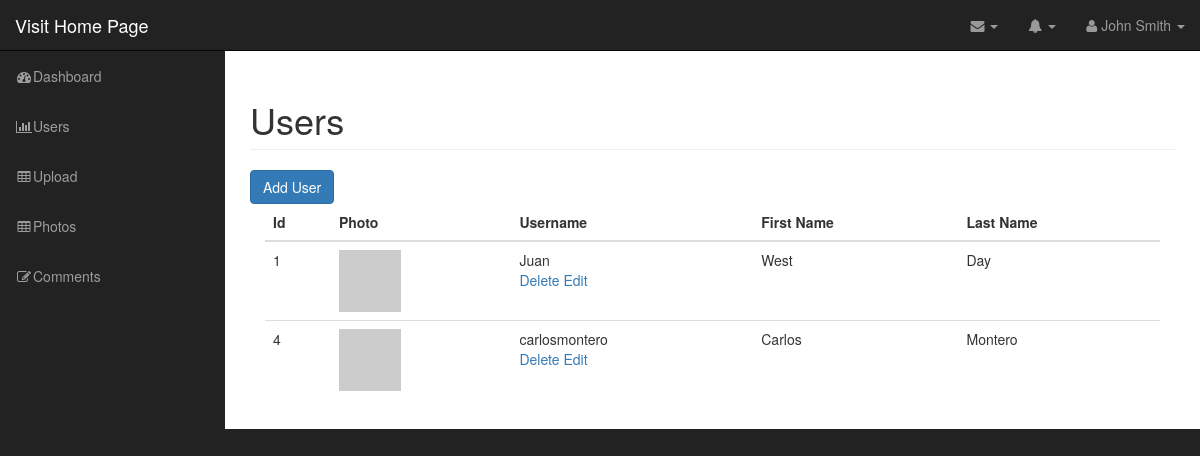
The page /admin/users.php (signed in) on the database its author committed.
### tables this page shows
CREATE TABLE `users`  (
  `id` int NOT NULL AUTO_INCREMENT,
  `username` varchar(255) NOT NULL,
  `password` varchar(255) NOT NULL,
  `first_name` varchar(255) NOT NULL,
  `last_name` varchar(255) NOT NULL,
  `user_image` varchar(255) NOT NULL,
  PRIMARY KEY (`id`) USING BTREE
);

### admin/includes/database.php (called while the page is built, shortened)
<?php
	class Database{
		public $connection;
		public function open_db_connection(){
			$this->connection = new mysqli(DB_HOST,DB_USER,DB_PASS,DB_NAME);
		}
		public function query($sql){
			$result = $this->connection->query($sql);
			$this->confirm_query($result);return $result;
		}
	}
	$database = new Database();
?>

### admin/includes/db_object.php (called while the page is built, shortened)
<?php
	class Db_object{
		public static function find_all(){
			return static::find_by_query("SELECT * FROM " . static::$db_table . " ");
		}
		public static function find_by_query($sql){
			global $database;
			$result_set = $database->query($sql);
			$the_object_array = array();
			while($row = mysqli_fetch_array($result_set)){
				$the_object_array[] = static::instantation($row);
			}
			return $the_object_array;
		}
		public static function instantation($the_record){
			$the_object = new $calling_class;
			foreach ($the_record as $the_attribute => $value){
				if($the_object->has_the_attribute($the_attribute)){
					$the_object->$the_attribute = $value;
				}
			}
		    return $the_object;
		}
		private function has_the_attribute($the_attribute){
			return property_exists($this, $the_attribute);
		}
	}
?>

### admin/includes/user.php (called while the page is built, shortened)
<?php
	class User extends Db_object{
		public $user_image;
		public $upload_directory = "images";
		public $image_placeholder = "http://placehold.it/400x400&text=image";
		public function image_path_and_placeholder(){
			return empty($this->user_image) ? $this->image_placeholder : $this->upload_directory.DS.$this->user_image;
		}
	}
?>

### admin/users.php (the view, shortened to what this page needs)
<?php
include("includes/header.php");
    $users = User::find_all();
?>
<nav class="navbar navbar-inverse navbar-fixed-top" role="navigation">
    <?php include("includes/top_nav.php") ?>
    <?php include("includes/side_nav.php"); ?>
</nav>
<div id="page-wrapper">
    <div class="container-fluid">
        <div class="row">
            <div class="col-lg-12">
                <h1 class="page-header">
                    Users
                </h1>
                <a href="add_user.php" class="btn btn-primary">Add User</a>
                <div class="col-md-12">
                    <table class="table table-hover">
                        <thead>
                            <tr>
                                <th>Id</th>
                                <th>Photo</th>
                                <th>Username</th>
                                <th>First Name</th>
                                <th>Last Name </th>
                            </tr>
                        </thead>
                        <tbody>
                            <?php foreach($users as $user): ?>
                                <tr>
                                    <td><?php echo $user->id; ?> </td>
                                    <td><img class="admin-user-thumbnail user_image" src="<?php echo $user->image_path_and_placeholder(); ?>" alt=""></td>
                                    <td><?php echo $user->username; ?>
                                        <div class="action_links">
                                            <a href="delete_user.php?id=<?php echo $user->id; ?>">Delete</a>
                                            <a href="edit_user.php?id=<?php echo $user->id; ?>">Edit</a>
                                        </div>
                                    </td>
                                    <td><?php echo $user->first_name; ?></td>
                                    <td><?php echo $user->last_name; ?></td>
                                </tr>
                            <?php endforeach; ?>
                        </tbody>
                    </table>
                </div>
            </div>
        </div>
    </div>
</div>
<?php include("includes/footer.php"); ?>

### admin/css/sb-admin.css (style rules this page uses)
body { margin-top: 100px; background-color: #222; }
@media (min-width:768px) { body { margin-top: 50px; } }
#page-wrapper { width: 100%; padding: 0; background-color: #fff; }
@media (min-width:768px) { #page-wrapper { padding: 10px; } }

### admin/css/styles.css (style rules this page uses)
.user_image { width: 62px; height: 62px; }

### rows shown on the page
users: id "1", username "Juan", first_name "West", last_name "Day"
users: id "4", username "carlosmontero", first_name "Carlos", last_name "Montero"
